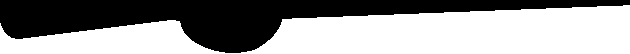
#> input picture img_samples/((630,54),(230,0)).png, 630 x 54 px
$ python gm_app.py --image .   (Python 2 division)   (older library calls are emulated)
#> lines starting #> are read from the running program, lines starting #| are printed output that depends on the picture; after the words box and inside, x2 and y2 are one past the last pixel; in counts of white or black regions, pixels touching at a corner belong together
### process_image.py
#!/usr/bin/env python
import sys, glob, re, os
import numpy as np
import cv2
import defines as DEF
import exception_handler as EX


class Gauge:
    @staticmethod
    def import_needle():
        try:
            here = os.path.dirname(os.path.abspath(__file__))
            directory = str(here + "/img_samples")
            os.chdir(directory)
            needle_png = str(glob.glob("*.png")[0])
        except ImportError:
            "needle image not found"
        assert (needle_png)
        pattern = re.compile(r"""\(\((?P<n1>.*?)\,(?P<n2>.*?)\)\,\((?P<n3>.*?)\,(?P<n4>.*?)\)\)\.*""")
        match = pattern.match(needle_png)
        size_x = int(match.group("n1"))
        size_y = int(match.group("n2"))
        size = (size_x, 2 * size_y)  # image is only half of the gauge
        orig_length = int(match.group("n3"))
        # center_x = int(match.group("n3"))
        # center_y = size_y  # int(match.group("n4"))
        # center = (center_x, center_y)

        color_bottom_half = cv2.imread(directory + "/" + needle_png)
#> color_bottom_half is the input picture: shape (54, 630, 3); 58.5% white; 1 black region, box (x1, y1, x2, y2) and area: (0, 0, 630, 53) 14122
        gray_bottom_half = cv2.cvtColor(color_bottom_half, cv2.COLOR_BGR2GRAY)
        gray_upper_half = cv2.flip(gray_bottom_half, 0)
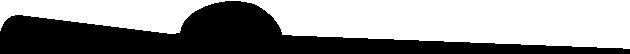
#> gray_upper_half: shape (54, 630); 58.5% white; 1 black region, box (x1, y1, x2, y2) and area: (0, 1, 630, 54) 14122
        gray_needle = np.concatenate((gray_upper_half, gray_bottom_half), axis=0)
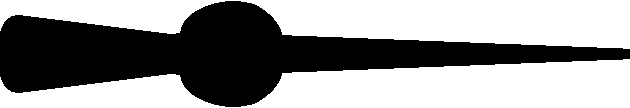
#> gray_needle: shape (108, 630); 58.5% white; 1 black region, box (x1, y1, x2, y2) and area: (0, 1, 630, 107) 28244
        needle_height, needle_width = gray_needle.shape
#> needle_height = 108; needle_width = 630
        longer_side = needle_width - orig_length
#> longer_side = 400
        shorter_side = orig_length
        assert (longer_side > shorter_side)
        gray_needle = cv2.bitwise_not(gray_needle)
        horizontal_pad = np.zeros((2 * size_y, longer_side - shorter_side), dtype=np.uint8)
        needle_im = np.concatenate((horizontal_pad, gray_needle), axis=1)
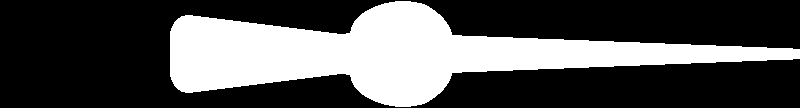
#> needle_im: shape (108, 800); 32.7% white; 1 white region, box (x1, y1, x2, y2) and area: (170, 1, 800, 107) 28244
        needle_height, needle_width = needle_im.shape
#> needle_width = 800
        vertical_pad = np.zeros(((2 * longer_side - 2 * size_y) / 2, needle_width), dtype=np.uint8)
        needle_im = np.concatenate((vertical_pad, needle_im), axis=0)
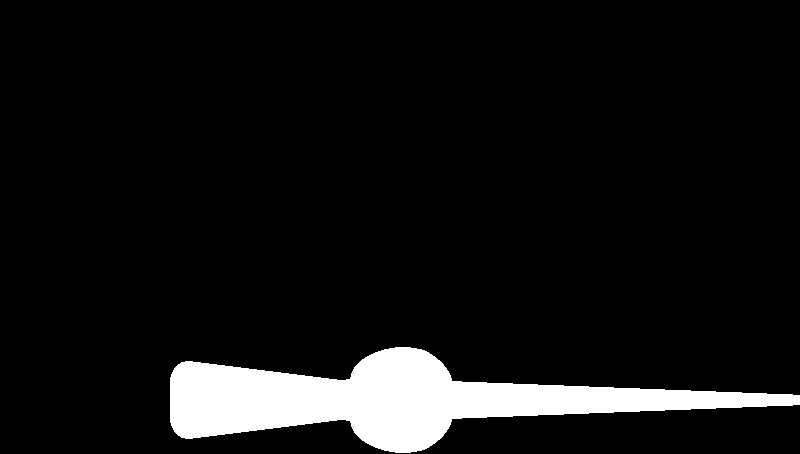
#> needle_im: shape (454, 800); 7.8% white; 1 white region, box (x1, y1, x2, y2) and area: (170, 347, 800, 453) 28244
        needle_im = np.concatenate((needle_im, vertical_pad), axis=0)
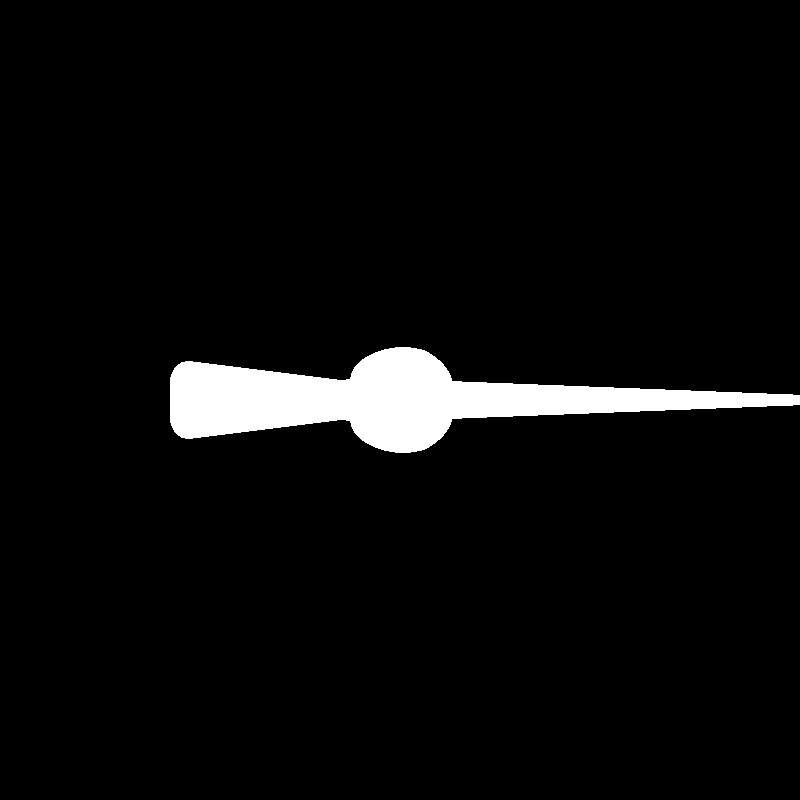
#> needle_im: shape (800, 800); 4.4% white; 1 white region, box (x1, y1, x2, y2) and area: (170, 347, 800, 453) 28244
        # expected format:(int, int),(int, int).png
        needle_height, needle_width = needle_im.shape
#> needle_height = 800
        center_x = needle_width / 2
#> center_x = 400
        center_y = needle_height / 2
#> center_y = 400
        center = (center_x, center_y)
#> center = (400, 400)

        return needle_im, size, center

    # [30 lines left out: functions update_needle, get_needle, not called in this run]

    def __init__(self, name="null"):
        self.needle_im, self.needle_size, self.needle_center = self.import_needle()
#> self.needle_size = (630, 108); self.needle_center = (400, 400)
        self.needle_canvas = np.zeros((DEF.HEIGHT, DEF.WIDTH), dtype=np.uint8)
        self.rotated = np.zeros_like(self.needle_im)
        self.needle_angle = 0
        self.type = "Object"
        self.color = DEF.RED
        self.position = (0, 0)
        self.area = 0
        self.lines = []
        self.x = 0  # these will hold the coordinates of the object "centers". see moments of inertia
        self.y = 0
        self.angles_in_radians = []
        self.angles_in_degrees = []


# [63 lines left out: functions erode_n_dilate, blur_n_threshold, find_contour, not called in this run]

### housekeeping.py
#!/usr/bin/env python
import time
import cv2
import os, platform, subprocess, re
import temp_sensor
import defines as DEF
from datetime import datetime

# rasbperry modules
try:
    from picamera import PiCamera
except ImportError:
    "picamera not found"
try:
    import picamera.array
except ImportError:
    "picamera.array not found"


# [26 lines left out: functions test_time, return_circle, not called in this run]

class OS:
    def __init__(self):
        self.processor = self.get_processor_name()
        if "ARMv7" in self.processor:
            print "running on Raspberry Pi 2"
            #subprocess.call("~/rpi-fbcp/build/fbcp &", shell=True)
            subprocess.call("gpio mode 4 out", shell=True)
            self.camera = PiCamera()
            self.camera.resolution = (1000, 1000)
            temp_sensor.initialize()
            self.temperature = temp_sensor.read_temp()
            self.running_on_pi = True
        else:
            print "running on Desktop"
            self.temperature = None
            self.running_on_pi = False

    def read_temp(self):
        self.temperature = temp_sensor.read_temp()
        return self.temperature

    # [47 lines left out: functions get_image, write_image, show_image, write_to_file, not called in this run]

    @staticmethod
    def get_processor_name():
        if platform.system() == "Windows":
            return platform.processor()
        elif platform.system() == "Darwin":
            import os
            os.environ['PATH'] = os.environ['PATH'] + os.pathsep + '/usr/sbin'
            command = "sysctl -n machdep.cpu.brand_string"
            return subprocess.check_output(command).strip()
        elif platform.system() == "Linux":
            command = "cat /proc/cpuinfo"
            all_info = subprocess.check_output(command, shell=True).strip()
            for line in all_info.split("\n"):
                if "model name" in line:
                    return re.sub(".*model name.*:", "", line, 1)
        return ""

### gm_app.py
#!/usr/bin/env python
import sys, re, os, math
import numpy as np
import cv2
# user modules
import defines as DEF
import exception_handler as EX
import histogram_analysis as hist_an
import hough_transforms
import geometry
import process_image
import housekeeping
import argparse

try:
    from matplotlib import pyplot as plt
except ImportError:
    "matplotlib_pyplot not found"

ap = argparse.ArgumentParser()
group = ap.add_mutually_exclusive_group(required=True)
group.add_argument("-i", "--image", help = "image # in ./img_samples folder")
group.add_argument("-a", "--all", help = "process all images in ./img_samples", action="store_true")
args = vars(ap.parse_args())

window_name = 'gauge'


class Reference:
    def __init__(self, val):
        self._value = val  # just refers to val, no copy

    def get(self):
        return self._value

    def set(self, val):
        self._value = val


def display_values(canvas, display_value):
    display_unit = "MPa"
    font_size = (DEF.HEIGHT / 80)
    hor_offset = font_size * 12 * sum(c.isdigit() for c in display_value)
    ver_offset = 0
    value_position = (int(DEF.WIDTH * 0.5), int(DEF.HEIGHT * 0.2))
    unit_position = (value_position[0] + hor_offset, value_position[1])
    cv2.putText(canvas, display_value, value_position,
                cv2.FONT_HERSHEY_PLAIN,
                fontScale=font_size, color=DEF.RED, thickness=10)
    cv2.putText(canvas, display_unit, unit_position,
                cv2.FONT_HERSHEY_PLAIN,
                fontScale=font_size / 2, color=DEF.RED, thickness=4)


def app(input_file, output_file):
    gauge = process_image.Gauge()
    host = housekeeping.OS()
    # setup image
    reuse_circle = housekeeping.test_time()
    im = host.get_image(DEF.SAMPLE_PATH, input_file)
    gray_im = cv2.cvtColor(im, cv2.COLOR_RGB2GRAY)
    prep = gray_im  # copy of grayscale image to be preprocessed for angle detection
    mask = np.zeros_like(prep)
    canvas = np.zeros_like(im)  # output image
    np.copyto(canvas, im)
    error_screen = np.zeros_like(im)
    height, width = gray_im.shape
    assert height == DEF.HEIGHT
    assert width == DEF.WIDTH

    # mask_bandpass is a mask of the gauge obtained from histogram peaks
    hist0, mask_bandpass = hist_an.bandpass(gray_im)
    # prep is binary image ready for line detection
    prep = process_image.blur_n_threshold(prep, do_blur=1)
    prep = process_image.erode_n_dilate(prep)
    # host.write_image(("mask_bandpass.jpg", mask_bandpass))
    # Hough transforms
    if reuse_circle:
        print "reusing previous circle"
        circle_x, circle_y, radius = housekeeping.return_circle()
        circle_x = int(circle_x)
        circle_y = int(circle_y)
    else:
        circles = hough_transforms.hough_c(gray_im)
        for c in circles[:1]:
            # scale factor makes applicable area slightly larger just to be safe we are not missing anything
            cv2.circle(mask, (c[0], c[1]), int(c[2] * DEF.CIRCLE_SCALE_FACTOR), (255, 255, 255), -1)
            prep = cv2.bitwise_and(prep, mask)
            cv2.circle(canvas, (c[0], c[1]), c[2], (0, 255, 0), DEF.THICKNESS)
            circle_x = c[0]
            circle_y = c[1]
            radius = int(c[2])

    cv2.circle(mask, (int(circle_x), int(circle_y)), int(radius * DEF.CIRCLE_SCALE_FACTOR), (255, 255, 255), -1)
    cv2.circle(canvas, (int(circle_x), int(circle_y)), radius, (0, 255, 0), DEF.THICKNESS)
    cv2.circle(canvas, (int(circle_x), int(circle_y-12)), 25, (0, 255, 0), DEF.THICKNESS)
    prep = cv2.bitwise_and(prep, mask)

    prep = cv2.bitwise_and(mask_bandpass, prep)
    thresholded = np.copy(prep)
    prep = process_image.find_contour(prep, draw=True)

    lines = hough_transforms.hough_l(prep)

    for line in lines[:10]:
        for (rho, theta) in line:
            # blue for infinite lines (only draw the 2 strongest)
            x0 = np.cos(theta) * rho
            y0 = np.sin(theta) * rho
            pt1 = (int(x0 + (height + width) * (-np.sin(theta))), int(y0 + (height + width) * np.cos(theta)))
            pt2 = (int(x0 - (height + width) * (-np.sin(theta))), int(y0 - (height + width) * np.cos(theta)))
            gauge.lines.append((pt1, pt2))
            gauge.angles_in_radians.append(theta)
            gauge.angles_in_degrees.append(geometry.rad_to_degrees(theta))
            # cv2.line(canvas, pt1, pt2, (255, 255, 0), DEF.THICKNESS / 3)
    # check standard deviation of angles to catch angle wrap-around (359 to 0)
    angle_std = np.std(gauge.angles_in_degrees)
    if angle_std > 50:
        for i in range(len(gauge.angles_in_degrees)):
            if gauge.angles_in_degrees[i] < 20:
                gauge.angles_in_degrees[i] += 180
                gauge.angles_in_radians[i] += np.pi
    angle_index = geometry.get_angles(gauge.angles_in_degrees)
    if len(gauge.lines) < 2:
        EX.error_output(error_screen, err_msg="unable to find needle from lines")
        sys.exit("unable to find needle form lines")

    line_found = False
    for this_pair in angle_index:
        # print "angle1: ", gauge.angles_in_degrees[this_pair[0]]
        # print "angle2: ", gauge.angles_in_degrees[this_pair[1]]
        print this_pair
        line1 = geometry.make_line(gauge.lines[this_pair[0]])
        line2 = geometry.make_line(gauge.lines[this_pair[1]])
        intersecting_pt = geometry.intersection(line1, line2)
        if intersecting_pt is not None:
            print "Intersection detected:", intersecting_pt
            cv2.circle(canvas, intersecting_pt, 10, DEF.RED, 3)
        else:
            print "No single intersection point detected"

        # Although we found a line coincident with the gauge needle,
        # we need to find which of the two direction it is pointing
        # guess1 and guess2 are 180 degrees apart
        avg_theta = (gauge.angles_in_radians[this_pair[0]] + gauge.angles_in_radians[this_pair[1]]) / 2
        guess1 = [avg_theta, (0, 0)]
        guess2 = [avg_theta + np.pi, (0, 0)]
        if guess2[0] > 2 * np.pi:  # in case adding pi made it greater than 2pi
            guess2[0] -= 2 * np.pi
        print "guess1: ", guess1[0]
        print "guess2: ", guess2[0]
        guess1[1] = (int(circle_x + radius * np.sin(guess1[0])), int(circle_y - radius * np.cos(guess1[0])))
        guess2[1] = (int(circle_x + radius * np.sin(guess2[0])), int(circle_y - radius * np.cos(guess2[0])))
        # find the distance between our guess and intersection of gauge needle lines
        # the guess that is closer to the intersection is the correct one
        dist1 = math.hypot(intersecting_pt[0] - guess1[1][0], intersecting_pt[1] - guess1[1][1])
        dist2 = math.hypot(intersecting_pt[0] - guess2[1][0], intersecting_pt[1] - guess2[1][1])
        print "dist1: ", dist1
        print "dist2: ", dist2
        if dist1 < DEF.MAX_DISTANCE or dist2 < DEF.MAX_DISTANCE:
            line_found = True
            if dist1 < dist2:
                correct_guess = guess1
            else:
                correct_guess = guess2

        if line_found is True:
            cv2.circle(canvas, guess1[1], 10, DEF.GREEN, 3)
            cv2.circle(canvas, guess2[1], 10, DEF.BLUE, 3)
            # cv2.line(canvas, gauge.lines[this_pair[0]][0], gauge.lines[this_pair[0]][1], (255, 0, 0),
            #          DEF.THICKNESS)
            # cv2.line(canvas, gauge.lines[this_pair[1]][0], gauge.lines[this_pair[1]][1], (255, 0, 0),
            #          DEF.THICKNESS)
            break

    if line_found is False:
        EX.error_output(error_screen, err_msg="no positive pair")
        needle_angle = 0.0
    else:
        ref_offset = np.pi
        needle_angle = geometry.rad_to_degrees(correct_guess[0] - ref_offset)
    if needle_angle < 0.0:
        needle_angle += 360
    print "original_guess: ", needle_angle

    angle_adjustment_set = np.arange(needle_angle-5.0,needle_angle+5.0,0.1)
    sum_pixels = []
    for adj_angle in angle_adjustment_set:
        gauge.update_needle(adj_angle)
        gauge.get_needle((circle_x, circle_y-10))
        overlap = cv2.bitwise_and(thresholded, gauge.needle_canvas)
        sum_pixels.append(np.sum(overlap/255))
    adjustment_index = sum_pixels.index(max(sum_pixels))
    needle_angle = angle_adjustment_set[adjustment_index]
    gauge.update_needle(needle_angle)
    gauge.get_needle((circle_x, circle_y-10))
    needle_rgb = cv2.cvtColor(gauge.needle_canvas, cv2.COLOR_GRAY2BGR)
    canvas = cv2.add(canvas, needle_rgb/2)
    print "updated_guess: ", needle_angle

    pressure = np.interp(needle_angle, [DEF.GAUGE_MIN['angle'], DEF.GAUGE_MAX['angle']],
                         [DEF.GAUGE_MIN['pressure'], DEF.GAUGE_MAX['pressure']])
    pressure_str = str(round(pressure, 2))
    print "pressure = ", pressure
    display_values(canvas, pressure_str)
    final_line_pt1 = (int(circle_x + radius * np.sin(geometry.degrees_to_radians(needle_angle))), int(circle_y - radius * np.cos(geometry.degrees_to_radians(needle_angle))))
    final_line_pt2 = (int(circle_x + radius * np.sin(geometry.degrees_to_radians(needle_angle + 180))), int(circle_y - radius * np.cos(geometry.degrees_to_radians(needle_angle + 180))))
    cv2.line(canvas, final_line_pt1, final_line_pt2, DEF.RED, thickness=DEF.THICKNESS*2)
    prep = cv2.bitwise_and(prep, mask)

    cv2.circle(prep, (circle_x, circle_y), 25, (0, 255, 0), DEF.THICKNESS)
    prep = cv2.cvtColor(prep, cv2.COLOR_GRAY2BGR)
    canvas = np.concatenate((im, canvas), axis=1)
    host.write_to_file('w', "pressure:" + pressure_str, "temperature:" + str(host.read_temp()))
    host.write_to_file('a', "circle_x:" + str(circle_x), "circle_y:" + str(circle_y), "radius:" + str(radius))
    # pass in tuples ("filename.ext", img_to_write)
    image_path = re.sub('file', str(output_file), DEF.OUTPUT_PATH)
    host.write_image((image_path, canvas))
    image_path = re.sub('file', str(output_file), DEF.THRESH_PATH)
    host.write_image((image_path, thresholded))


def main():
    # parameters
    if args["all"]:
        files = []
        for i in range(0, 36):
            files.append(str(i).zfill(3))
    # instance of OS class that contains all interactions with host machine
    else:
        files = [args["image"]]

    for file_name in files:
        print file_name
        app(file_name, file_name)
#> (the call stopped at in get_processor_name, `all_info = subprocess.check_output(command, shell=True).strip()`: subprocess is not available in this run)

    return True


if __name__ == "__main__":
    main()
